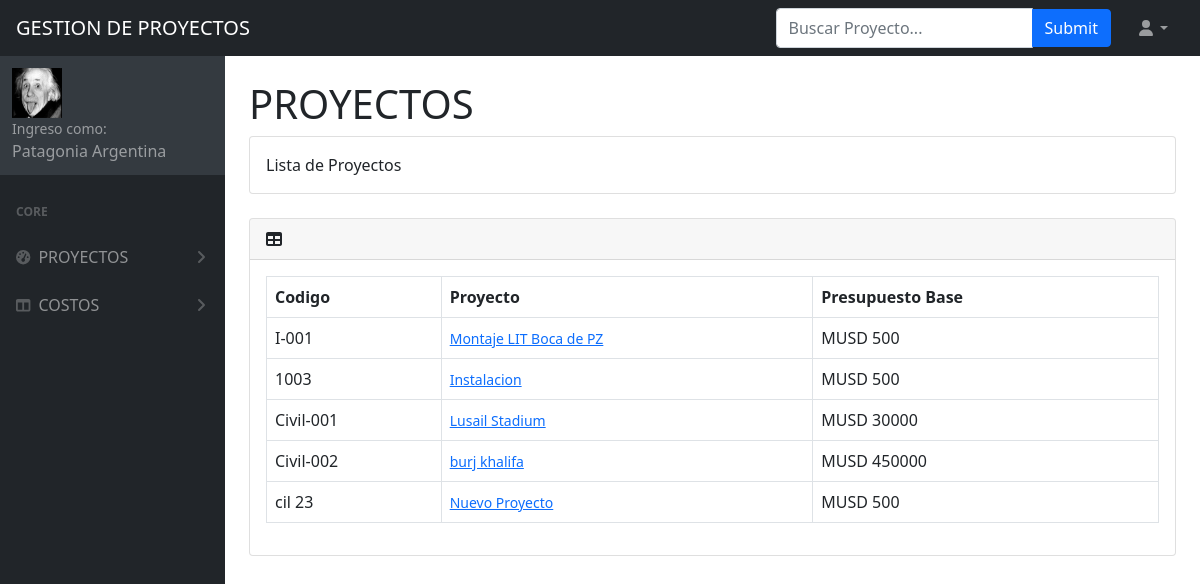
Screenshot of /RegistroDeProyecto/ReporteProyectos/ListaProyectos/ (signed in) with the database file from the repository.
### RegistroDeProyecto/models.py (models this page shows, shortened)
class Proyecto(models.Model):
    Nombre=models.CharField(max_length=50)
    Codigo=models.CharField(max_length=50)
    PresupuestoBase=models.IntegerField()

### ReporteProyectos/views.py (the view)
# urls.py: path("ListaProyectos/",ListaProyectos, name="ListaProyectos"),
@login_required
def ListaProyectos(request):
    proyect=Proyecto.objects.all() #para traer todos los proyectos
    descrip=DescripcionProy.objects.all()
    return render(request, "VerProyectos.html", {"proyect":proyect,"descrip":descrip,"mensaje":"Lista de Proyectos","tituloprincipal":"PROYECTOS", "avatar":AvatarVER(request)})

### RegistroDeProyecto/views.py (called while the page is built)
def AvatarVER(request):
    avatar=Avatar.objects.filter(user=request.user)
    if len(avatar)!=0:
        imagen=avatar[0].imagen.url
    else:
        imagen="/media/AvatarDefecto/avatarpordefecto.png"
    return imagen

### RegistroDeProyecto/Templates/VerProyectos.html
{% extends "PadreReportes.html" %}
{% load static %}
{% block Titulo %}
<h1 class="mt-4">PROYECTOS</h1>
{% endblock %}
{% block Formulario %}
<table class="dataTable-table">
    <tr>
        <th >Codigo</th>
        <th>Proyecto</th>
        <th>Presupuesto Base</th>
    </tr>
    {% for Proyecto in proyect %}
    <tr>
        <td>{{Proyecto.Codigo}}</td>
        <td><a class="small" href="{% url 'Reportes' Proyecto.id %}">{{Proyecto.Nombre}}</a></td>
        <td>MUSD {{Proyecto.PresupuestoBase}}</td>
    </tr>
    {% endfor %}
{% endblock %}

### RegistroDeProyecto/Templates/PadreReportes.html (shortened to what this page needs)
<!DOCTYPE html>
<html lang="en">
{% load static %}
    <head>
        <link href="https://cdn.jsdelivr.net/npm/simple-datatables@latest/dist/style.css" rel="stylesheet" />
        <link href="{% static 'css/styles.css' %}" rel="stylesheet" />
    </head>
    <body class="sb-nav-fixed">
        <nav class="sb-topnav navbar navbar-expand navbar-dark bg-dark">
            <a class="navbar-brand ps-3" href="{% url 'inicio' %}">GESTION DE PROYECTOS</a>
            <form class="d-none d-md-inline-block form-inline ms-auto me-0 me-md-3 my-2 my-md-0" action="{% url 'resultados' %}" method="GET">
                <div class="input-group">
                    <input class="form-control" type="text" name="Nombre" id="Nombre" placeholder="Buscar Proyecto..." aria-label="Buscar Proyecto..." aria-describedby="btnNavbarSearch"/>
                    <input class="btn btn-primary" id="btnNavbarSearch" type="submit"class="fas fa-search">
                </div>
            </form>
            <ul class="navbar-nav ms-auto ms-md-0 me-3 me-lg-4">
                <li class="nav-item dropdown">
                    <a class="nav-link dropdown-toggle" id="navbarDropdown" href="#" role="button" data-bs-toggle="dropdown" aria-expanded="false"><i class="fas fa-user fa-fw"></i></a>
                </li>
            </ul>
        </nav>
        <div id="layoutSidenav">
            <div id="layoutSidenav_nav">
                <nav class="sb-sidenav accordion sb-sidenav-dark" id="sidenavAccordion">
                    <div class="sb-sidenav-footer">
                        <img src="{{avatar}}" height="50" width="50"/>
                        <div class="small">Ingreso como:</div>
                        {{user.first_name}} {{user.last_name}}
                    </div>
                    <div class="sb-sidenav-menu">
                        <div class="nav">
                            <div class="sb-sidenav-menu-heading">Core</div>
                            <a class="nav-link collapsed" href="#" data-bs-toggle="collapse" data-bs-target="#collapsePROYECTOS" aria-expanded="false" aria-controls="collapsePROYECTOS">
                                <div class="sb-nav-link-icon"><i class="fas fa-tachometer-alt"></i></div>
                                PROYECTOS
                                <div class="sb-sidenav-collapse-arrow"><i class="fas fa-angle-down"></i></div>
                            </a>
                            <a class="nav-link collapsed" href="#" data-bs-toggle="collapse" data-bs-target="#collapseCOSTOS" aria-expanded="false" aria-controls="collapseCOSTOS">
                                <div class="sb-nav-link-icon"><i class="fas fa-columns"></i></div>
                                COSTOS
                                <div class="sb-sidenav-collapse-arrow"><i class="fas fa-angle-down"></i></div>
                            </a>
                </nav>
            </div>
            <div id="layoutSidenav_content">
                <main>
                    <div class="container-fluid px-4">
                        {% block Titulo %}{% endblock %}
                        <div class="card mb-4">
                            <div class="card-body">
                            {% if titulo %}
                            <h5>{{titulo}}</h5>
                            {{mensaje}}
                            {% else %}
                            {{mensaje}}
                            {% endif %}
                            </div>
                        </div>
                        <div class="card mb-4">
                            <div class="card-header">
                                <i class="fas fa-table me-1"></i>
                            </div>
                            <div class="card-body">
                             {% block Formulario %}
                             {% endblock %}
                            </div>
                        </div>
                    </div>
                </main>
            </div>
        </div>
    </body>
</html>

### rows the page displays
Proyecto: Codigo "I-001", Nombre "Montaje LIT Boca de PZ", PresupuestoBase "500"
Proyecto: Codigo "1003", Nombre "Instalacion", PresupuestoBase "500"
Proyecto: Codigo "Civil-001", Nombre "Lusail Stadium", PresupuestoBase "30000"
Proyecto: Codigo "Civil-002", Nombre "burj khalifa", PresupuestoBase "450000"
Proyecto: Codigo "cil 23", Nombre "Nuevo Proyecto", PresupuestoBase "500"

### other values shown
{{ user.first_name }} "Patagonia"
{{ user.last_name }} "Argentina"
{{ mensaje }} "Lista de Proyectos"
